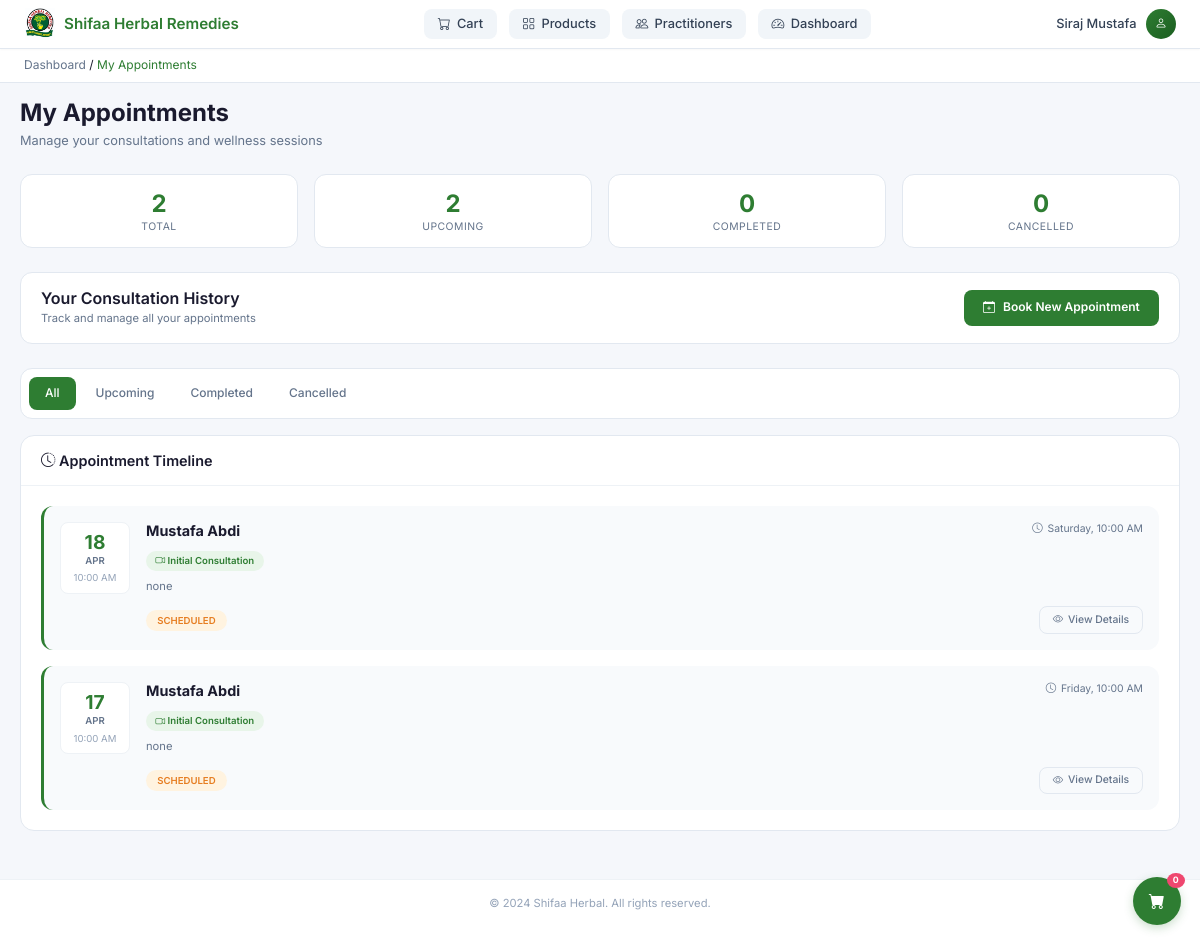
/appointments (signed in), run on an earlier commit of the app's database.
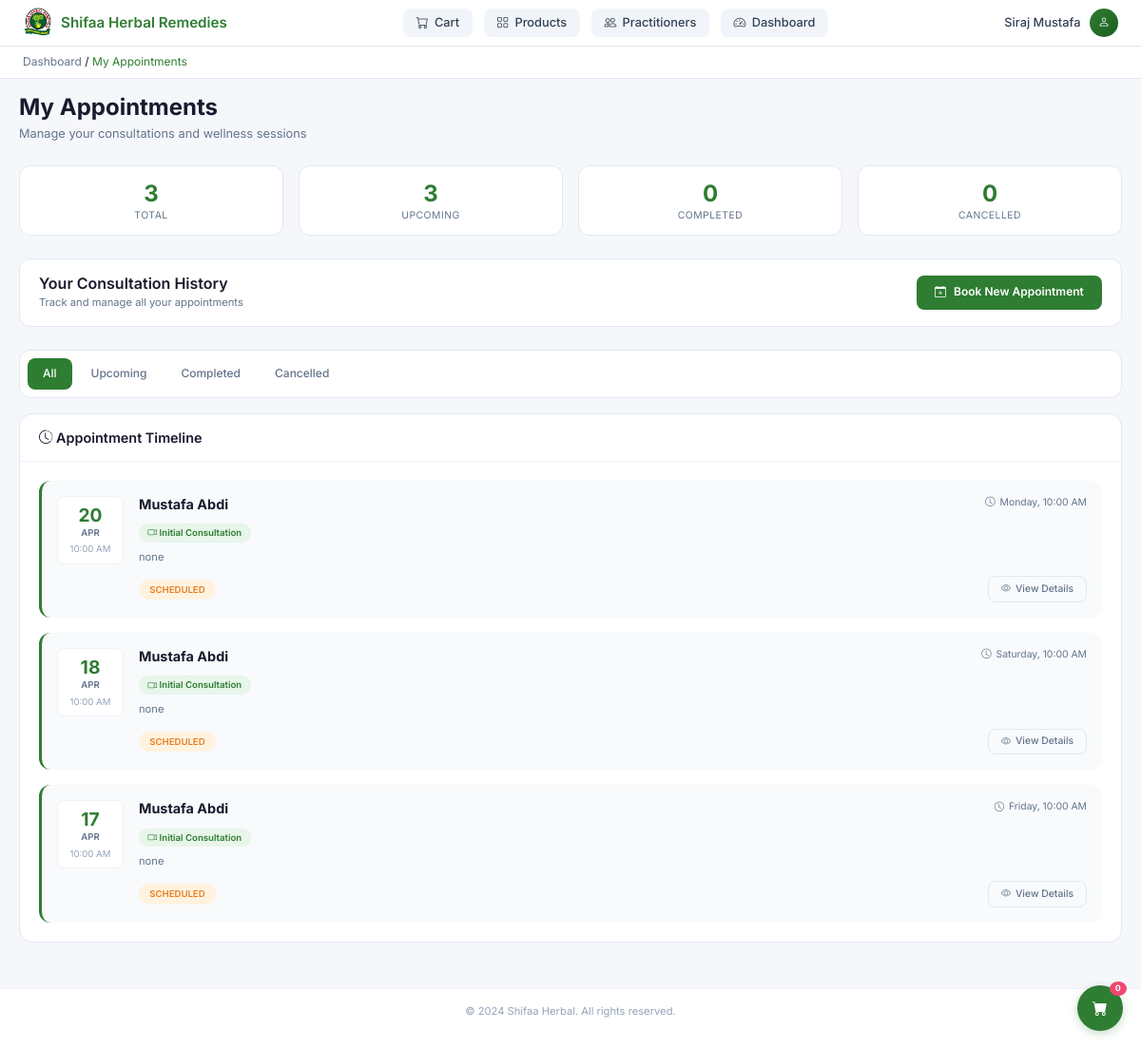
And on a later commit of the database.
### models.py (models this page shows, shortened)
class User(UserMixin, db.Model):
    __tablename__ = 'user'
    id = db.Column(db.Integer, primary_key=True)
    name = db.Column(db.String(100), nullable=False)
    email = db.Column(db.String(120), unique=True, nullable=False, index=True)  # Added index
    phone = db.Column(db.String(20))
    address = db.Column(db.Text)
    role = db.Column(db.String(20), default='user', index=True)  # Added index
    password_hash = db.Column(db.String(255), nullable=False)
    created_at = db.Column(db.DateTime, default=datetime.utcnow)
    updated_at = db.Column(db.DateTime, default=datetime.utcnow, onupdate=datetime.utcnow)
    orders = db.relationship('Order', backref='user', lazy='dynamic')
    cart_items = db.relationship('CartItem', backref='user', lazy='dynamic', cascade='all, delete-orphan')
    appointments = db.relationship('Appointment', backref='user', lazy='dynamic')
    discussions = db.relationship('Discussion', backref='user', lazy='dynamic')
    questions = db.relationship('Question', backref='user', lazy='dynamic')
    stories = db.relationship('Story', backref='user', lazy='dynamic')
    support_requests = db.relationship('SupportRequest', backref='user', lazy='dynamic')

class Appointment(db.Model):
    __tablename__ = 'appointment'
    id = db.Column(db.Integer, primary_key=True)
    user_id = db.Column(db.Integer, db.ForeignKey('user.id'), nullable=False, index=True)  # Added index
    practitioner_id = db.Column(db.Integer, db.ForeignKey('practitioner.id'), nullable=False, index=True)  # Added index
    appointment_type = db.Column(db.String(100), default='general advice')
    appointment_date = db.Column(db.DateTime, nullable=False, index=True)  # Added index
    notes = db.Column(db.Text)
    status = db.Column(db.String(50), default='scheduled', index=True)  # Added index
    created_at = db.Column(db.DateTime, default=datetime.utcnow)
    updated_at = db.Column(db.DateTime, default=datetime.utcnow, onupdate=datetime.utcnow)
    __table_args__ = (
        db.Index('idx_appointment_user_status', 'user_id', 'status'),
        db.Index('idx_appointment_practitioner_date', 'practitioner_id', 'appointment_date'),
        db.Index('idx_appointment_date_status', 'appointment_date', 'status'),
    )

class Practitioner(db.Model):
    __tablename__ = 'practitioner'
    id = db.Column(db.Integer, primary_key=True)
    name = db.Column(db.String(100), nullable=False, index=True)  # Added index
    title = db.Column(db.String(100))
    bio = db.Column(db.Text)
    specialties = db.Column(db.String(200), index=True)  # Added index
    image_url = db.Column(db.String(500))
    email = db.Column(db.String(120), unique=True, index=True)  # Added index
    phone = db.Column(db.String(20))
    is_active = db.Column(db.Boolean, default=True, index=True)  # Added index
    created_at = db.Column(db.DateTime, default=datetime.utcnow)
    updated_at = db.Column(db.DateTime, default=datetime.utcnow, onupdate=datetime.utcnow)
    appointments = db.relationship('Appointment', backref='practitioner', lazy='dynamic')

### app.py (the view)
    @app.route("/appointments")
    @login_required
    def appointments():
        from models import Appointment
        page = request.args.get('page', 1, type=int)
        paginated_appointments = Appointment.query.filter_by(user_id=current_user.id)\
            .order_by(Appointment.appointment_date.desc())\
            .paginate(page=page, per_page=app.config["APPOINTMENTS_PER_PAGE"], error_out=False)
        all_user_appointments = Appointment.query.filter_by(user_id=current_user.id).all()
        print(f"Total appointments for user {current_user.id}: {len(all_user_appointments)}")
        for appt in all_user_appointments:
            local_time = format_local_time(appt.appointment_date)
            print(f"  - ID: {appt.id}, Date: {local_time}, Status: {appt.status}")
        return render_template("user/appointments.html",
                             appointments=paginated_appointments.items,
                             pagination=paginated_appointments)

### app.py (called while the page is built)
def format_local_time(dt):
    try:
        if dt.tzinfo is None:
            dt = dt.replace(tzinfo=timezone.utc)
        return dt.astimezone(local_tz)
    except:
        return dt

### templates/user/appointments.html (shortened to what this page needs)
<!DOCTYPE html>
<html lang="en">
<head>
    <link href="https://cdn.jsdelivr.net/npm/bootstrap@5.3.0-alpha1/dist/css/bootstrap.min.css" rel="stylesheet">
    <link href="https://cdn.jsdelivr.net/npm/bootstrap-icons@1.8.1/font/bootstrap-icons.css" rel="stylesheet">
</head>
<body>
    <div class="top-nav">
        <div class="logo-area">
            <img class="logo-image" src="{{ url_for('static', filename='Screenshot 2026-04-01 182842.png') }}" alt="Shifaa Herbal">
            <span class="logo-text">Shifaa Herbal Remedies</span>
        </div>
        <div class="nav-links">
            <a href="{{ url_for('cart') }}" class="nav-link">
                <i class="bi bi-cart"></i> <span>Cart</span>
            </a>
            <a href="{{ url_for('products') }}" class="nav-link">
                <i class="bi bi-grid"></i> <span>Products</span>
            </a>
            <a href="{{ url_for('practitioners') }}" class="nav-link">
                <i class="bi bi-people"></i> <span>Practitioners</span>
            </a>
            <a href="{{ url_for('dashboard') }}" class="nav-link">
                <i class="bi bi-speedometer2"></i> <span>Dashboard</span>
            </a>
        </div>
        <div class="user-info">
            <span class="user-name">{{ current_user.name }}</span>
            <div class="user-avatar">
                <i class="bi bi-person"></i>
            </div>
        </div>
    </div>
    <div class="breadcrumb-bar">
        <a href="{{ url_for('dashboard') }}">Dashboard</a>
        <span>/</span>
        <span style="color: #2e7d32;">My Appointments</span>
    </div>
    <div class="main-container">
        <div class="page-header">
            <h1>My Appointments</h1>
            <p>Manage your consultations and wellness sessions</p>
        </div>
        {% if appointments %}
        <div class="stats-grid">
            <div class="stat-card">
                <div class="stat-number">{{ appointments|length }}</div>
                <div class="stat-label">Total</div>
            </div>
            <div class="stat-card">
                <div class="stat-number">{{ appointments|selectattr('status', 'equalto', 'scheduled')|list|length + appointments|selectattr('status', 'equalto', 'confirmed')|list|length }}</div>
                <div class="stat-label">Upcoming</div>
            </div>
            <div class="stat-card">
                <div class="stat-number">{{ appointments|selectattr('status', 'equalto', 'completed')|list|length }}</div>
                <div class="stat-label">Completed</div>
            </div>
            <div class="stat-card">
                <div class="stat-number">{{ appointments|selectattr('status', 'equalto', 'cancelled')|list|length }}</div>
                <div class="stat-label">Cancelled</div>
            </div>
        </div>
        <div class="action-header">
            <div class="header-title">
                <h2>Your Consultation History</h2>
                <p>Track and manage all your appointments</p>
            </div>
            <a href="{{ url_for('practitioners') }}" class="btn-book">
                <i class="bi bi-calendar-plus"></i> Book New Appointment
            </a>
        </div>
        <div class="appointment-tabs">
            <nav class="tabs-nav">
                <button class="tab-btn active" onclick="filterAppointments('all')">All</button>
                <button class="tab-btn" onclick="filterAppointments('upcoming')">Upcoming</button>
                <button class="tab-btn" onclick="filterAppointments('completed')">Completed</button>
                <button class="tab-btn" onclick="filterAppointments('cancelled')">Cancelled</button>
            </nav>
        </div>
        <div class="timeline-container">
            <div class="timeline-header">
                <h3><i class="bi bi-clock-history"></i> Appointment Timeline</h3>
            </div>
            <div class="timeline" id="appointmentsList">
                {% for appointment in appointments %}
                <div class="timeline-item" data-status="{{ appointment.status }}" data-date="{{ appointment.appointment_date|local_date }}">
                    <div class="timeline-marker">
                        <div class="appointment-date">
                            <div class="date-day">{{ appointment.appointment_date|local_day }}</div>
                            <div class="date-month">{{ appointment.appointment_date|local_month }}</div>
                            <div class="date-time">{{ appointment.appointment_date|local_time }}</div>
                        </div>
                    </div>
                    <div class="timeline-content">
                        <div class="appointment-header">
                            <h4 class="practitioner-name">{{ appointment.practitioner.name }}</h4>
                            <div class="appointment-time">
                                <i class="bi bi-clock"></i>
                                {{ appointment.appointment_date|local_weekday_time }}
                            </div>
                        </div>
                        <div class="appointment-details">
                            <span class="appointment-type">
                                <i class="bi bi-camera-video"></i> {{ appointment.appointment_type|title }}
                            </span>
                            {% if appointment.notes %}
                            <p class="appointment-notes">{{ appointment.notes[:80] }}{% if appointment.notes|length > 80 %}...{% endif %}</p>
                            {% endif %}
                        </div>
                        <div class="appointment-footer">
                            <div class="status-badge status-{{ appointment.status }}">
                                {{ appointment.status|upper }}
                            </div>
                            <a href="{{ url_for('appointment_detail', appointment_id=appointment.id) }}" class="btn-view">
                                <i class="bi bi-eye"></i> View Details
                            </a>
                        </div>
                    </div>
                </div>
                {% endfor %}
            </div>
        </div>
        {% endif %}
    </div>
    <div class="footer">
        <p>&copy; 2024 Shifaa Herbal. All rights reserved.</p>
    </div>
    <a href="{{ url_for('cart') }}" class="floating-cart">
        <i class="bi bi-cart-fill"></i>
        <span class="cart-badge">{{ cart_count|default(0) }}</span>
    </a>
</body>
</html>

What changed in the data, as far as the page shows it:
added Appointment: appointment_date|local_day "20", appointment_date|local_month "APR", appointment_date|local_time "10:00 AM", practitioner.name "Mustafa Abdi", appointment_date|local_weekday_time "Monday, 10:00 AM", appointment_type "Initial Consultation", notes "none", status "SCHEDULED"
Also different on the page:
{{ appointments|length }}: "2" → "3"
text no longer shown: "2"
text now shown: "3"
